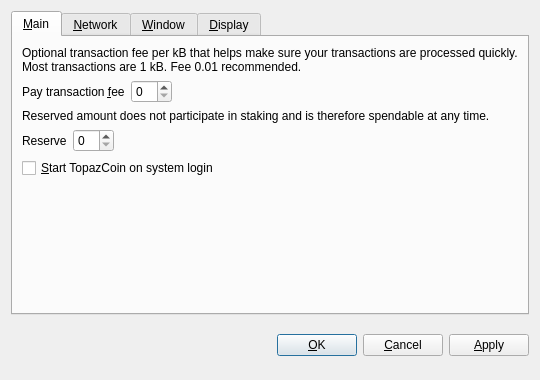
<?xml version="1.0" encoding="UTF-8"?>
<ui version="4.0">
 <class>OptionsDialog</class>
 <widget class="QDialog" name="OptionsDialog">
  <property name="geometry">
   <rect>
    <x>0</x>
    <y>0</y>
    <width>540</width>
    <height>380</height>
   </rect>
  </property>
  <property name="windowTitle">
   <string>Options</string>
  </property>
  <property name="modal">
   <bool>true</bool>
  </property>
  <layout class="QVBoxLayout" name="verticalLayout">
   <item>
    <widget class="QTabWidget" name="tabWidget">
     <property name="tabPosition">
      <enum>QTabWidget::North</enum>
     </property>
     <property name="currentIndex">
      <number>0</number>
     </property>
     <widget class="QWidget" name="tabMain">
      <attribute name="title">
       <string>&amp;Main</string>
      </attribute>
      <layout class="QVBoxLayout" name="verticalLayout_Main">
       <item>
        <widget class="QLabel" name="transactionFeeInfoLabel">
         <property name="text">
          <string>Optional transaction fee per kB that helps make sure your transactions are processed quickly. Most transactions are 1 kB. Fee 0.01 recommended.</string>
         </property>
         <property name="textFormat">
          <enum>Qt::PlainText</enum>
         </property>
         <property name="wordWrap">
          <bool>true</bool>
         </property>
        </widget>
       </item>
       <item>
        <layout class="QHBoxLayout" name="horizontalLayoutFee">
         <item>
          <widget class="QLabel" name="transactionFeeLabel">
           <property name="text">
            <string>Pay transaction &amp;fee</string>
           </property>
           <property name="textFormat">
            <enum>Qt::PlainText</enum>
           </property>
           <property name="buddy">
            <cstring>transactionFee</cstring>
           </property>
          </widget>
         </item>
         <item>
          <widget class="BitcoinAmountField" name="transactionFee"/>
         </item>
         <item>
          <spacer name="horizontalSpacerFee">
           <property name="orientation">
            <enum>Qt::Horizontal</enum>
           </property>
           <property name="sizeHint" stdset="0">
            <size>
             <width>40</width>
             <height>20</height>
            </size>
           </property>
          </spacer>
         </item>
        </layout>
       </item>
       <item>
        <widget class="QLabel" name="reserveBalanceInfoLabel">
         <property name="text">
          <string>Reserved amount does not participate in staking and is therefore spendable at any time.</string>
         </property>
         <property name="textFormat">
          <enum>Qt::PlainText</enum>
         </property>
         <property name="wordWrap">
          <bool>true</bool>
         </property>
        </widget>
       </item>
       <item>
        <layout class="QHBoxLayout" name="horizontalLayoutReserveBalance">
         <item>
          <widget class="QLabel" name="reserveBalanceLabel">
           <property name="text">
            <string>Reserve</string>
           </property>
           <property name="textFormat">
            <enum>Qt::PlainText</enum>
           </property>
           <property name="buddy">
            <cstring>reserveBalance</cstring>
           </property>
          </widget>
         </item>
         <item>
          <widget class="BitcoinAmountField" name="reserveBalance"/>
         </item>
         <item>
          <spacer name="horizontalSpacerReserveBalance">
           <property name="orientation">
            <enum>Qt::Horizontal</enum>
           </property>
           <property name="sizeHint" stdset="0">
            <size>
             <width>40</width>
             <height>20</height>
            </size>
           </property>
          </spacer>
         </item>
        </layout>
       </item>
       <item>
        <widget class="QCheckBox" name="bitcoinAtStartup">
         <property name="toolTip">
          <string>Automatically start TopazCoin after logging in to the system.</string>
         </property>
         <property name="text">
          <string>&amp;Start TopazCoin on system login</string>
         </property>
        </widget>
       </item>
       <item>
        <spacer name="verticalSpacer_Main">
         <property name="orientation">
          <enum>Qt::Vertical</enum>
         </property>
         <property name="sizeHint" stdset="0">
          <size>
           <width>20</width>
           <height>40</height>
          </size>
         </property>
        </spacer>
       </item>
      </layout>
     </widget>
     <widget class="QWidget" name="tabNetwork">
      <attribute name="title">
       <string>&amp;Network</string>
      </attribute>
      <layout class="QVBoxLayout" name="verticalLayout_Network">
       <item>
        <widget class="QCheckBox" name="mapPortUpnp">
         <property name="toolTip">
          <string>Automatically open the TopazCoin client port on the router. This only works when your router supports UPnP and it is enabled.</string>
         </property>
         <property name="text">
          <string>Map port using &amp;UPnP</string>
         </property>
        </widget>
       </item>
       <item>
        <widget class="QCheckBox" name="connectSocks">
         <property name="toolTip">
          <string>Connect to the TopazCoin network through a SOCKS5 proxy (e.g. when connecting through Tor).</string>
         </property>
         <property name="text">
          <string>&amp;Connect through SOCKS5 proxy:</string>
         </property>
        </widget>
       </item>
       <item>
        <layout class="QHBoxLayout" name="horizontalLayout_Network">
         <item>
          <widget class="QLabel" name="proxyIpLabel">
           <property name="text">
            <string>Proxy &amp;IP:</string>
           </property>
           <property name="textFormat">
            <enum>Qt::PlainText</enum>
           </property>
           <property name="buddy">
            <cstring>proxyIp</cstring>
           </property>
          </widget>
         </item>
         <item>
          <widget class="QValidatedLineEdit" name="proxyIp">
           <property name="maximumSize">
            <size>
             <width>140</width>
             <height>16777215</height>
            </size>
           </property>
           <property name="toolTip">
            <string>IP address of the proxy (e.g. 127.0.0.1)</string>
           </property>
          </widget>
         </item>
         <item>
          <widget class="QLabel" name="proxyPortLabel">
           <property name="text">
            <string>&amp;Port:</string>
           </property>
           <property name="textFormat">
            <enum>Qt::PlainText</enum>
           </property>
           <property name="buddy">
            <cstring>proxyPort</cstring>
           </property>
          </widget>
         </item>
         <item>
          <widget class="QLineEdit" name="proxyPort">
           <property name="maximumSize">
            <size>
             <width>55</width>
             <height>16777215</height>
            </size>
           </property>
           <property name="toolTip">
            <string>Port of the proxy (e.g. 9050)</string>
           </property>
          </widget>
         </item>
         <item>
          <spacer name="horizontalSpacer_Network">
           <property name="orientation">
            <enum>Qt::Horizontal</enum>
           </property>
           <property name="sizeHint" stdset="0">
            <size>
             <width>40</width>
             <height>20</height>
            </size>
           </property>
          </spacer>
         </item>
        </layout>
       </item>
       <item>
        <spacer name="verticalSpacer_Network">
         <property name="orientation">
          <enum>Qt::Vertical</enum>
         </property>
         <property name="sizeHint" stdset="0">
          <size>
           <width>20</width>
           <height>40</height>
          </size>
         </property>
        </spacer>
       </item>
      </layout>
     </widget>
     <widget class="QWidget" name="tabWindow">
      <attribute name="title">
       <string>&amp;Window</string>
      </attribute>
      <layout class="QVBoxLayout" name="verticalLayout_Window">
       <item>
        <widget class="QCheckBox" name="minimizeToTray">
         <property name="toolTip">
          <string>Show only a tray icon after minimizing the window.</string>
         </property>
         <property name="text">
          <string>&amp;Minimize to the tray instead of the taskbar</string>
         </property>
        </widget>
       </item>
       <item>
        <widget class="QCheckBox" name="minimizeOnClose">
         <property name="toolTip">
          <string>Minimize instead of exit the application when the window is closed. When this option is enabled, the application will be closed only after selecting Quit in the menu.</string>
         </property>
         <property name="text">
          <string>M&amp;inimize on close</string>
         </property>
        </widget>
       </item>
       <item>
        <spacer name="verticalSpacer_Window">
         <property name="orientation">
          <enum>Qt::Vertical</enum>
         </property>
         <property name="sizeHint" stdset="0">
          <size>
           <width>20</width>
           <height>40</height>
          </size>
         </property>
        </spacer>
       </item>
      </layout>
     </widget>
     <widget class="QWidget" name="tabDisplay">
      <attribute name="title">
       <string>&amp;Display</string>
      </attribute>
      <layout class="QVBoxLayout" name="verticalLayout_Display">
       <item>
        <layout class="QHBoxLayout" name="horizontalLayout_1_Display">
         <item>
          <widget class="QLabel" name="langLabel">
           <property name="text">
            <string>User Interface &amp;language:</string>
           </property>
           <property name="textFormat">
            <enum>Qt::PlainText</enum>
           </property>
           <property name="buddy">
            <cstring>lang</cstring>
           </property>
          </widget>
         </item>
         <item>
          <widget class="QValueComboBox" name="lang">
           <property name="toolTip">
            <string>The user interface language can be set here. This setting will take effect after restarting TopazCoin.</string>
           </property>
          </widget>
         </item>
        </layout>
       </item>
       <item>
        <layout class="QHBoxLayout" name="horizontalLayout_2_Display">
         <item>
          <widget class="QLabel" name="unitLabel">
           <property name="text">
            <string>&amp;Unit to show amounts in:</string>
           </property>
           <property name="textFormat">
            <enum>Qt::PlainText</enum>
           </property>
           <property name="buddy">
            <cstring>unit</cstring>
           </property>
          </widget>
         </item>
         <item>
          <widget class="QValueComboBox" name="unit">
           <property name="toolTip">
            <string>Choose the default subdivision unit to show in the interface and when sending coins.</string>
           </property>
          </widget>
         </item>
        </layout>
       </item>
       <item>
        <widget class="QCheckBox" name="coinControlFeatures">
         <property name="toolTip">
          <string>Whether to show coin control features or not.</string>
         </property>
         <property name="text">
          <string>Display coin &amp;control features (experts only!)</string>
         </property>
        </widget>
       </item>
       <item>
        <widget class="QCheckBox" name="minimizeCoinAge">
         <property name="toolTip">
          <string>Whether to select the coin outputs randomly or with minimal coin age.</string>
         </property>
         <property name="text">
          <string>Minimize weight consumption (experimental)</string>
         </property>
        </widget>
       </item>
       <item>
        <spacer name="verticalSpacer_Display">
         <property name="orientation">
          <enum>Qt::Vertical</enum>
         </property>
         <property name="sizeHint" stdset="0">
          <size>
           <width>20</width>
           <height>40</height>
          </size>
         </property>
        </spacer>
       </item>
      </layout>
     </widget>
    </widget>
   </item>
   <item>
    <layout class="QHBoxLayout" name="horizontalLayout_Buttons">
     <item>
      <spacer name="horizontalSpacer_1">
       <property name="orientation">
        <enum>Qt::Horizontal</enum>
       </property>
       <property name="sizeHint" stdset="0">
        <size>
         <width>40</width>
         <height>48</height>
        </size>
       </property>
      </spacer>
     </item>
     <item>
      <widget class="QLabel" name="statusLabel">
       <property name="font">
        <font>
         <weight>75</weight>
         <bold>true</bold>
        </font>
       </property>
       <property name="text">
        <string/>
       </property>
       <property name="textFormat">
        <enum>Qt::PlainText</enum>
       </property>
       <property name="wordWrap">
        <bool>true</bool>
       </property>
      </widget>
     </item>
     <item>
      <spacer name="horizontalSpacer_2">
       <property name="orientation">
        <enum>Qt::Horizontal</enum>
       </property>
       <property name="sizeHint" stdset="0">
        <size>
         <width>40</width>
         <height>48</height>
        </size>
       </property>
      </spacer>
     </item>
     <item>
      <widget class="QPushButton" name="okButton">
       <property name="text">
        <string>&amp;OK</string>
       </property>
      </widget>
     </item>
     <item>
      <widget class="QPushButton" name="cancelButton">
       <property name="text">
        <string>&amp;Cancel</string>
       </property>
       <property name="autoDefault">
        <bool>false</bool>
       </property>
      </widget>
     </item>
     <item>
      <widget class="QPushButton" name="applyButton">
       <property name="text">
        <string>&amp;Apply</string>
       </property>
       <property name="autoDefault">
        <bool>false</bool>
       </property>
      </widget>
     </item>
    </layout>
   </item>
  </layout>
 </widget>
 <customwidgets>
  <customwidget>
   <class>QValidatedLineEdit</class>
   <extends>QLineEdit</extends>
   <header>qvalidatedlineedit.h</header>
  </customwidget>
  <customwidget>
   <class>BitcoinAmountField</class>
   <extends>QSpinBox</extends>
   <header>bitcoinamountfield.h</header>
  </customwidget>
  <customwidget>
   <class>QValueComboBox</class>
   <extends>QComboBox</extends>
   <header>qvaluecombobox.h</header>
  </customwidget>
 </customwidgets>
 <resources/>
 <connections/>
</ui>
